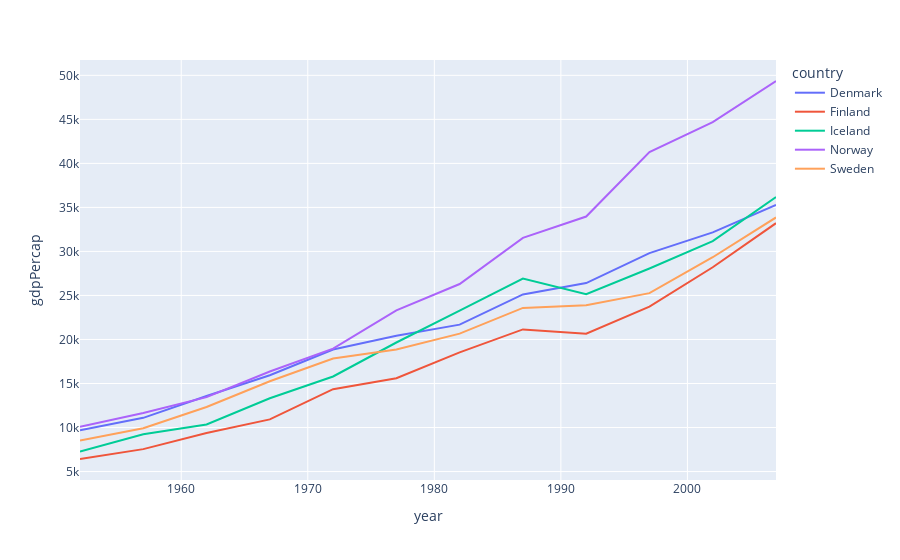

The cell this chart's notebook holds for it:
### Code cell
px.line(nordic, x="year", y="gdpPercap", color="country")

### Figure 1 — Plotly figure (JSON) as saved in the notebook; plotly's stock layout.template omitted (floating-point values rounded to 4 significant figures)
{"data": [{"hovertemplate": "country=Denmark<br>year=%{x}<br>gdpPercap=%{y}<extra></extra>", "legendgroup": "Denmark", "line": {"color": "#636efa", "dash": "solid"}, "marker": {"symbol": "circle"}, "mode": "lines", "name": "Denmark", "orientation": "v", "showlegend": true, "type": "scatter", "x": [1952, 1957, 1962, 1967, 1972, 1977, 1982, 1987, 1992, 1997, 2002, 2007], "xaxis": "x", "y": [9692.0, 11100.0, 13580.0, 15940.0, 18870.0, 20420.0, 21690.0, 25120.0, 26410.0, 29800.0, 32170.0, 35280.0], "yaxis": "y"}, {"hovertemplate": "country=Finland<br>year=%{x}<br>gdpPercap=%{y}<extra></extra>", "legendgroup": "Finland", "line": {"color": "#EF553B", "dash": "solid"}, "marker": {"symbol": "circle"}, "mode": "lines", "name": "Finland", "orientation": "v", "showlegend": true, "type": "scatter", "x": [1952, 1957, 1962, 1967, 1972, 1977, 1982, 1987, 1992, 1997, 2002, 2007], "xaxis": "x", "y": [6425.0, 7545.0, 9372.0, 10920.0, 14360.0, 15610.0, 18530.0, 21140.0, 20650.0, 23720.0, 28200.0, 33210.0], "yaxis": "y"}, {"hovertemplate": "country=Iceland<br>year=%{x}<br>gdpPercap=%{y}<extra></extra>", "legendgroup": "Iceland", "line": {"color": "#00cc96", "dash": "solid"}, "marker": {"symbol": "circle"}, "mode": "lines", "name": "Iceland", "orientation": "v", "showlegend": true, "type": "scatter", "x": [1952, 1957, 1962, 1967, 1972, 1977, 1982, 1987, 1992, 1997, 2002, 2007], "xaxis": "x", "y": [7268.0, 9244.0, 10350.0, 13320.0, 15800.0, 19650.0, 23270.0, 26920.0, 25140.0, 28060.0, 31160.0, 36180.0], "yaxis": "y"}, {"hovertemplate": "country=Norway<br>year=%{x}<br>gdpPercap=%{y}<extra></extra>", "legendgroup": "Norway", "line": {"color": "#ab63fa", "dash": "solid"}, "marker": {"symbol": "circle"}, "mode": "lines", "name": "Norway", "orientation": "v", "showlegend": true, "type": "scatter", "x": [1952, 1957, 1962, 1967, 1972, 1977, 1982, 1987, 1992, 1997, 2002, 2007], "xaxis": "x", "y": [10100.0, 11650.0, 13450.0, 16360.0, 18970.0, 23310.0, 26300.0, 31540.0, 33970.0, 41280.0, 44680.0, 49360.0], "yaxis": "y"}, {"hovertemplate": "country=Sweden<br>year=%{x}<br>gdpPercap=%{y}<extra></extra>", "legendgroup": "Sweden", "line": {"color": "#FFA15A", "dash": "solid"}, "marker": {"symbol": "circle"}, "mode": "lines", "name": "Sweden", "orientation": "v", "showlegend": true, "type": "scatter", "x": [1952, 1957, 1962, 1967, 1972, 1977, 1982, 1987, 1992, 1997, 2002, 2007], "xaxis": "x", "y": [8528.0, 9912.0, 12330.0, 15260.0, 17830.0, 18860.0, 20670.0, 23590.0, 23880.0, 25270.0, 29340.0, 33860.0], "yaxis": "y"}], "layout": {"legend": {"title": {"text": "country"}, "tracegroupgap": 0}, "margin": {"t": 60}, "xaxis": {"anchor": "y", "domain": [0, 1], "title": {"text": "year"}}, "yaxis": {"anchor": "x", "domain": [0, 1], "title": {"text": "gdpPercap"}}}}
